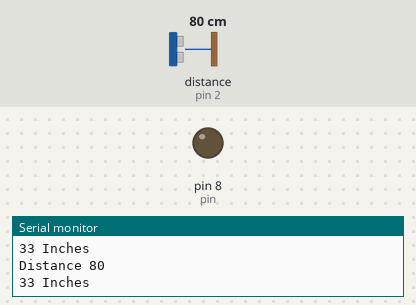
A sketch run on a simulated Arduino Uno, built with avr-gcc and run on an emulated ATmega328P. Parts: output pins drawn as LEDs (lit = HIGH), the last lines printed to the serial monitor. The test bench sets the inputs (shaded band); at power-on: distance to the obstacle (sensor on pin 2) 80 cm. The echo pulse lasts 58.3 µs per cm; pins used as bus, display or sensor lines are not drawn.

Above: at 1.2 s.
1.3 s: distance to the obstacle (sensor on pin 2) set to 198 cm
2.8 s: distance to the obstacle (sensor on pin 2) set to 204 cm
At 4.2 s:
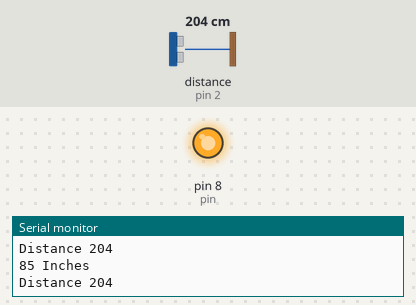
Timing chart, 0 to 5.8 s (numbered marks = the images above; inputs shaded):
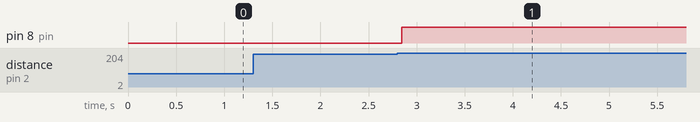

Measured:
- the behaviour switches between 200 and 201 cm on distance to the obstacle (sensor on pin 2) (found by bisection; images 0 and 1)
- after the input at 2.8 s, pin 8 (pin): LOW → HIGH at once

The sketch:

ultrasonic+light.ino
```cpp
int trig = 1;
int echo =2;
int pin = 8;
void setup(){
  pinMode(trig,OUTPUT);
  pinMode(echo , INPUT);
  pinMode(pin,OUTPUT);
  Serial.begin(9600);
}

void loop(){
  long duration, cm,in;
  digitalWrite(trig , LOW);
  delayMicroseconds(2);
  digitalWrite(trig , HIGH);
  delayMicroseconds(10);
  digitalWrite(trig , LOW);

  duration = pulseIn(echo,HIGH);
  cm = (duration/2)/29.1;
    in = (cm/2.4);
  Serial.print("Distance ");
  Serial.println(cm);
  Serial.print(in);
  Serial.println(" Inches");

  if(cm>200){
    digitalWrite(pin , HIGH);

  }
}
```
